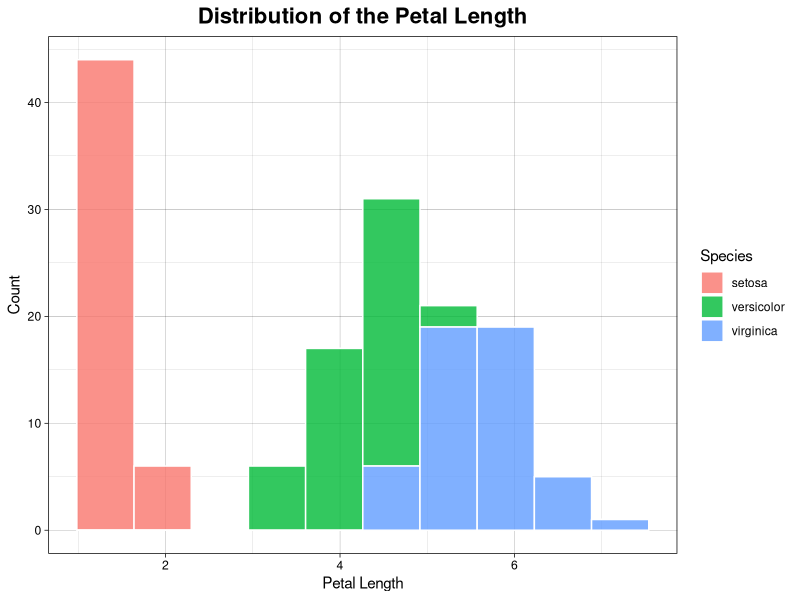
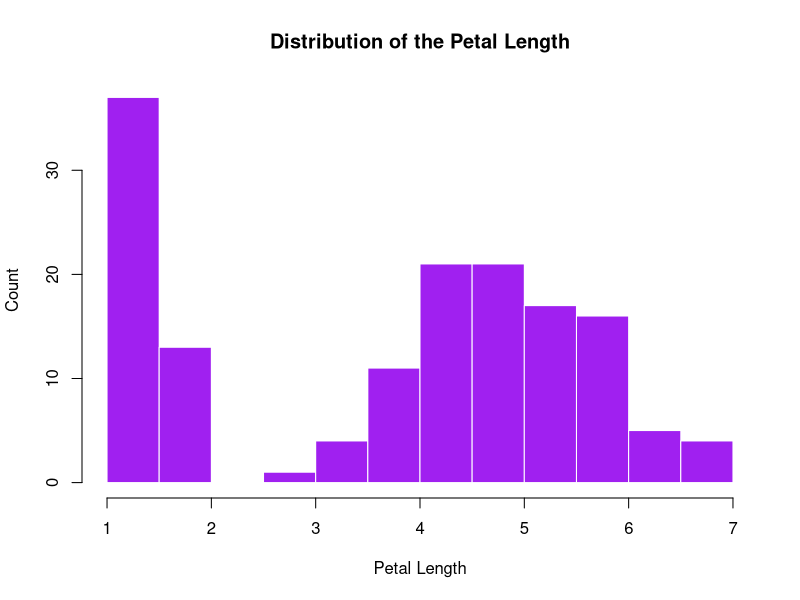
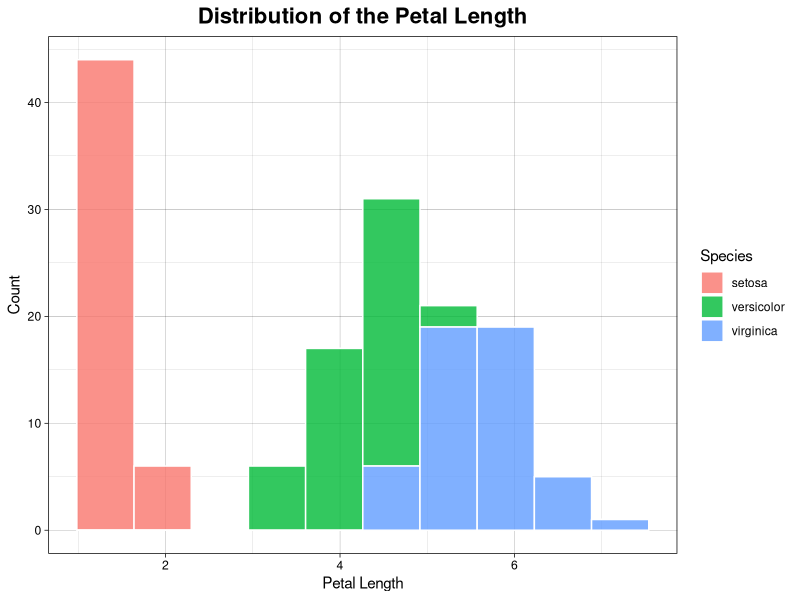

Recreate these plots in R, in order.
# Case 1: Your first script
#-----------------------------------------
# Wei Liu
# 09/04/2021, updated on 09/08/2021
#-----------------------------------------

library("ggplot2")

data(iris)

# Explore the structure of the data
str(iris)

### statistical charateristics

# [1] mean(), median(), sd()
len = iris$Petal.Length
petal_length_mean = mean(len)
petal_length_median = median(len)
petal_length_stdev = sd(len)

# [2] summary
summary_iris = summary(iris)
summary_iris
summary_len = summary(len)
summary_len

### THREE methods to get our plot

# [1] plot using hist() and save it
png(file="C:/CodeProjects/GEO511/case_1/plots/petal_length_hist_1.png",
    width=500, height= 400)
hist(len,
     col="purple", border="white",
     main="Distribution of the Petal Length",
     xlab="Petal Length",
     ylab="Count")
dev.off()

# [2] plot using ggplot() and save it
myplot <- ggplot(iris, aes(x=len, fill=Species)) +
  geom_histogram(bins=10L, position="stack",
                 color="white", alpha=0.8) + 
  labs(
    title="Distribution of the Petal Length",
    y = "Count",
    x = "Petal Length"
  ) +
  theme_linedraw() +
  theme(plot.title = element_text(size = 16L, face = "bold",
                                  hjust = 0.5))
myplot

png(file="C:\\CodeProjects\\GEO511\\case_1\\plots\\petal_length_hist_2.png",
    width=500, height= 400)
print(myplot)
dev.off()

# [3] plot using esquisse package
#esquisse::esquisser()